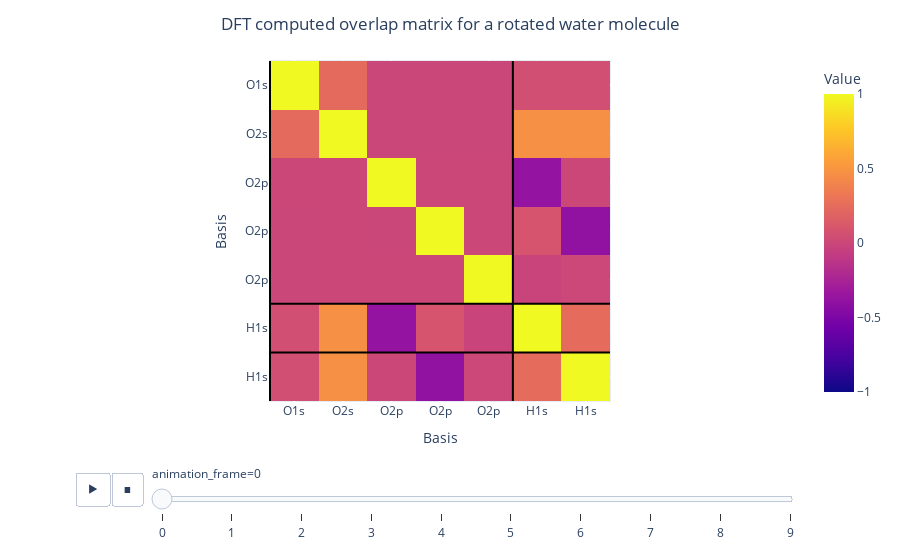

Notebook code for this chart:
### Code cell
fig = px.imshow(
    overlap_matrices[:, 1, ...], animation_frame=0, labels=dict(x="Basis", y="Basis", color="Value"),
    range_color=[-1, 1],
)
add_bounds_to_figure(fig)
fig.update_layout(title_text='DFT computed overlap matrix for a rotated water molecule', title_x=0.5)
fig.show()

### Figure 1 — Plotly figure (JSON) as saved in the notebook; plotly's stock layout.template omitted (floating-point values rounded to 4 significant figures)
{"data": [{"coloraxis": "coloraxis", "hovertemplate": "Basis: %{x}<br>Basis: %{y}<br>Value: %{z}<extra></extra>", "name": "0", "type": "heatmap", "xaxis": "x", "yaxis": "y", "z": [[1.0, 0.2367, -1.566e-06, -1.181e-06, -4.578e-07, 0.05254, 0.05254], [0.2367, 1.0, -3.393e-07, -3.826e-07, -5.204e-07, 0.4674, 0.4674], [6.116e-08, 1.15e-07, 1.0, 2.387e-07, 2.466e-07, -0.3781, 0.002708], [-1.595e-09, 1.981e-08, -7.372e-08, 1.0, 3.086e-07, 0.0913, -0.3894], [-1.885e-08, 2.632e-08, 1.772e-08, 2.271e-08, 1.0, -0.02021, 0.005835], [0.05254, 0.4674, -0.3781, 0.0913, -0.02021, 1.0, 0.2472], [0.05254, 0.4674, 0.002708, -0.3894, 0.005834, 0.2472, 1.0]]}], "layout": {"coloraxis": {"cmax": 1, "cmin": -1, "colorbar": {"title": {"text": "Value"}}, "colorscale": [[0, "#0d0887"], [0.1111, "#46039f"], [0.2222, "#7201a8"], [0.3333, "#9c179e"], [0.4444, "#bd3786"], [0.5556, "#d8576b"], [0.6667, "#ed7953"], [0.7778, "#fb9f3a"], [0.8889, "#fdca26"], [1, "#f0f921"]]}, "margin": {"t": 60}, "shapes": [{"line": {"color": "black", "width": 2}, "type": "line", "x0": -0.5, "x1": 6.5, "y0": 4.5, "y1": 4.5}, {"line": {"color": "black", "width": 2}, "type": "line", "x0": -0.5, "x1": 6.5, "y0": 5.5, "y1": 5.5}, {"line": {"color": "black", "width": 2}, "type": "line", "x0": -0.5, "x1": -0.5, "y0": -0.5, "y1": 6.5}, {"line": {"color": "black", "width": 2}, "type": "line", "x0": 4.5, "x1": 4.5, "y0": -0.5, "y1": 6.5}], "sliders": [{"active": 0, "currentvalue": {"prefix": "animation_frame="}, "len": 0.9, "pad": {"b": 10, "t": 60}, "steps": [{"args": [["0"], {"frame": {"duration": 0, "redraw": true}, "fromcurrent": true, "mode": "immediate", "transition": {"duration": 0, "easing": "linear"}}], "label": "0", "method": "animate"}, {"args": [["1"], {"frame": {"duration": 0, "redraw": true}, "fromcurrent": true, "mode": "immediate", "transition": {"duration": 0, "easing": "linear"}}], "label": "1", "method": "animate"}, {"args": [["2"], {"frame": {"duration": 0, "redraw": true}, "fromcurrent": true, "mode": "immediate", "transition": {"duration": 0, "easing": "linear"}}], "label": "2", "method": "animate"}, {"args": [["3"], {"frame": {"duration": 0, "redraw": true}, "fromcurrent": true, "mode": "immediate", "transition": {"duration": 0, "easing": "linear"}}], "label": "3", "method": "animate"}, {"args": [["4"], {"frame": {"duration": 0, "redraw": true}, "fromcurrent": true, "mode": "immediate", "transition": {"duration": 0, "easing": "linear"}}], "label": "4", "method": "animate"}, {"args": [["5"], {"frame": {"duration": 0, "redraw": true}, "fromcurrent": true, "mode": "immediate", "transition": {"duration": 0, "easing": "linear"}}], "label": "5", "method": "animate"}, {"args": [["6"], {"frame": {"duration": 0, "redraw": true}, "fromcurrent": true, "mode": "immediate", "transition": {"duration": 0, "easing": "linear"}}], "label": "6", "method": "animate"}, {"args": [["7"], {"frame": {"duration": 0, "redraw": true}, "fromcurrent": true, "mode": "immediate", "transition": {"duration": 0, "easing": "linear"}}], "label": "7", "method": "animate"}, {"args": [["8"], {"frame": {"duration": 0, "redraw": true}, "fromcurrent": true, "mode": "immediate", "transition": {"duration": 0, "easing": "linear"}}], "label": "8", "method": "animate"}, {"args": [["9"], {"frame": {"duration": 0, "redraw": true}, "fromcurrent": true, "mode": "immediate", "transition": {"duration": 0, "easing": "linear"}}], "label": "9", "method": "animate"}], "x": 0.1, "xanchor": "left", "y": 0, "yanchor": "top"}], "title": {"text": "DFT computed overlap matrix for a rotated water molecule", "x": 0.5}, "updatemenus": [{"buttons": [{"args": [null, {"frame": {"duration": 500, "redraw": true}, "fromcurrent": true, "mode": "immediate", "transition": {"duration": 500, "easing": "linear"}}], "label": "&#9654;", "method": "animate"}, {"args": [[null], {"frame": {"duration": 0, "redraw": true}, "fromcurrent": true, "mode": "immediate", "transition": {"duration": 0, "easing": "linear"}}], "label": "&#9724;", "method": "animate"}], "direction": "left", "pad": {"r": 10, "t": 70}, "showactive": false, "type": "buttons", "x": 0.1, "xanchor": "right", "y": 0, "yanchor": "top"}], "xaxis": {"anchor": "y", "constrain": "domain", "domain": [0, 1], "scaleanchor": "y", "ticktext": ["O1s", "O2s", "O2p", "O2p", "O2p", "H1s", "H1s"], "tickvals": [0, 1, 2, 3, 4, 5, 6, 7, 8, 9, 10], "title": {"text": "Basis"}}, "yaxis": {"anchor": "x", "autorange": "reversed", "constrain": "domain", "domain": [0, 1], "ticktext": ["O1s", "O2s", "O2p", "O2p", "O2p", "H1s", "H1s"], "tickvals": [0, 1, 2, 3, 4, 5, 6, 7, 8, 9, 10], "title": {"text": "Basis"}}}}
